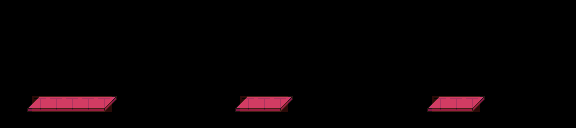

The image is a tile-based game level rendered from a .tmx file. Its description and complete source (layers, tilesets, objects, tile grids) follow:
An orthogonal 36x8 tile map with 16x16 px tiles, 2 tile layers (platforms, collision) and 4 objects (tramp2, tramp1, start, hit1).

<map version="1.4" tiledversion="1.4.1" orientation="orthogonal" renderorder="right-down" width="36" height="8" tilewidth="16" tileheight="16" infinite="0" nextlayerid="7" nextobjectid="12">
 <tileset firstgid="1" name="tiles" tilewidth="16" tileheight="16" tilecount="192" columns="12">
  <image source="../../images/tilesets/tiles.png" width="192" height="256" />
 </tileset>
 <layer id="1" name="platforms" width="36" height="8">
  <data encoding="csv">
0,0,0,0,0,0,0,0,0,0,0,0,0,0,0,0,0,0,0,0,0,0,0,0,0,0,0,0,0,0,0,0,0,0,0,0,
0,0,0,0,0,0,0,0,0,0,0,0,0,0,0,0,0,0,0,0,0,0,0,0,0,0,0,0,0,0,0,0,0,0,0,0,
0,0,0,0,0,0,0,0,0,0,0,0,0,0,0,0,0,0,0,0,0,0,0,0,0,0,0,0,0,0,0,0,0,0,0,0,
0,0,0,0,0,0,0,0,0,0,0,0,0,0,0,0,0,0,0,0,0,0,0,0,0,0,0,0,0,0,0,0,0,0,0,0,
0,0,0,0,0,0,0,0,0,0,0,0,0,0,0,0,0,0,0,0,0,0,0,0,0,0,0,0,0,0,0,0,0,0,0,0,
0,0,0,0,0,0,0,0,0,0,0,0,0,0,0,0,0,0,0,0,0,0,0,0,0,0,0,0,0,0,0,0,0,0,0,0,
0,121,122,123,123,123,124,125,0,0,0,0,0,0,121,122,123,124,125,0,0,0,0,0,0,0,121,122,123,124,125,0,0,0,0,0,
0,0,0,0,0,0,0,0,0,0,0,0,0,0,0,0,0,0,0,0,0,0,0,0,0,0,0,0,0,0,0,0,0,0,0,0
</data>
 </layer>
 <layer id="2" name="collision" width="36" height="8" opacity="0.19">
  <data encoding="csv">
0,0,0,0,0,0,0,0,0,0,0,0,0,0,0,0,0,0,0,0,0,0,0,0,0,0,0,0,0,0,0,0,0,0,0,0,
0,0,0,0,0,0,0,0,0,0,0,0,0,0,0,0,0,0,0,0,0,0,0,0,0,0,0,0,0,0,0,0,0,0,0,0,
0,0,0,0,0,0,0,0,0,0,0,0,0,0,0,0,0,0,0,0,0,0,0,0,0,0,0,0,0,0,0,0,0,0,0,0,
0,0,0,0,0,0,0,0,0,0,0,0,0,0,0,0,0,0,0,0,0,0,0,0,0,0,0,0,0,0,0,0,0,0,0,0,
0,0,0,0,0,0,0,0,0,0,0,0,0,0,0,0,0,0,0,0,0,0,0,0,0,0,0,0,0,0,0,0,0,0,0,0,
0,0,0,0,0,0,0,0,0,0,0,0,0,0,0,0,0,0,0,0,0,0,0,0,0,0,0,0,0,0,0,0,0,0,0,0,
0,0,26,26,26,26,26,0,0,0,0,0,0,0,0,26,26,26,0,0,0,0,0,0,0,0,0,26,26,26,0,0,0,0,0,0,
0,0,0,0,0,0,0,0,0,0,0,0,0,0,0,0,0,0,0,0,0,0,0,0,0,0,0,0,0,0,0,0,0,0,0,0
</data>
 </layer>
 <objectgroup id="6" name="trampolines">
  <object id="6" name="tramp2" x="268" y="91">
   <point />
  </object>
  <object id="8" name="tramp1" x="91" y="91">
   <point />
  </object>
 </objectgroup>
 <objectgroup id="3" name="start">
  <object id="1" name="start" x="56" y="80">
   <point />
  </object>
 </objectgroup>
 <objectgroup id="5" name="hits">
  <object id="9" name="hit1" x="455" y="82">
   <point />
  </object>
 </objectgroup>
</map>
